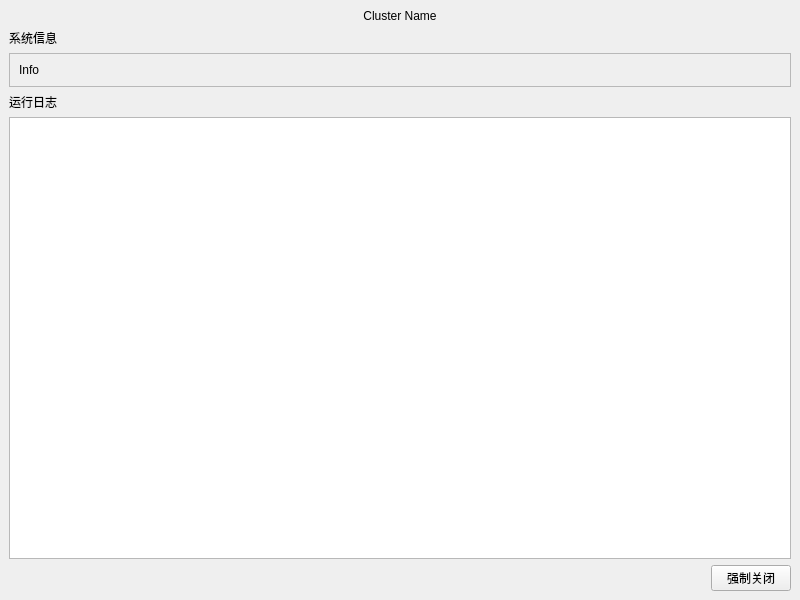
<?xml version="1.0" encoding="UTF-8"?>
<ui version="4.0">
 <class>MainWindow</class>
 <widget class="QMainWindow" name="MainWindow">
  <property name="geometry">
   <rect>
    <x>0</x>
    <y>0</y>
    <width>800</width>
    <height>600</height>
   </rect>
  </property>
  <property name="windowTitle">
   <string>Info</string>
  </property>
  <widget class="QWidget" name="centralwidget">
   <layout class="QGridLayout" name="gridLayout_2">
    <item row="0" column="0">
     <layout class="QVBoxLayout" name="verticalLayout">
      <item>
       <widget class="QLabel" name="name_label">
        <property name="text">
         <string>Cluster Name</string>
        </property>
        <property name="alignment">
         <set>Qt::AlignCenter</set>
        </property>
       </widget>
      </item>
      <item>
       <widget class="QLabel" name="label_2">
        <property name="text">
         <string>&#x7CFB;&#x7EDF;&#x4FE1;&#x606F;</string>
        </property>
       </widget>
      </item>
      <item>
       <widget class="QFrame" name="frame">
        <property name="frameShape">
         <enum>QFrame::StyledPanel</enum>
        </property>
        <property name="frameShadow">
         <enum>QFrame::Plain</enum>
        </property>
        <layout class="QGridLayout" name="gridLayout">
         <item row="0" column="0">
          <widget class="QLabel" name="info_label">
           <property name="text">
            <string>Info</string>
           </property>
          </widget>
         </item>
        </layout>
       </widget>
      </item>
      <item>
       <widget class="QLabel" name="label">
        <property name="text">
         <string>&#x8FD0;&#x884C;&#x65E5;&#x5FD7;</string>
        </property>
       </widget>
      </item>
      <item>
       <widget class="QPlainTextEdit" name="plainTextEdit"/>
      </item>
      <item>
       <layout class="QHBoxLayout" name="horizontalLayout">
        <item>
         <spacer name="horizontalSpacer">
          <property name="orientation">
           <enum>Qt::Horizontal</enum>
          </property>
          <property name="sizeHint" stdset="0">
           <size>
            <width>40</width>
            <height>20</height>
           </size>
          </property>
         </spacer>
        </item>
        <item>
         <widget class="QPushButton" name="shutdown_Button">
          <property name="text">
           <string>&#x5F3A;&#x5236;&#x5173;&#x95ED;</string>
          </property>
         </widget>
        </item>
       </layout>
      </item>
     </layout>
    </item>
   </layout>
  </widget>
 </widget>
 <resources/>
 <connections/>
</ui>
